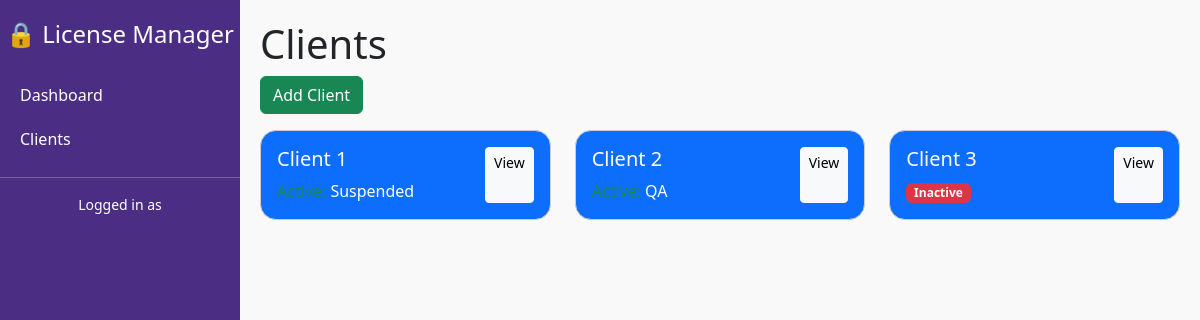
/clients/, run on the app's committed database.
### licenses/models.py (models this page shows, shortened)
class Client(models.Model):
    name = models.CharField(max_length=255)
    is_active = models.BooleanField(default=True)
    status_tag = models.ForeignKey(StatusTag, on_delete=models.SET_NULL, null=True, blank=True)
    primary_contact = models.ForeignKey(
        'Contact',
        on_delete=models.SET_NULL,
        null=True,
        blank=True,
        related_name='primary_for_clients'
    )
    created_at = models.DateTimeField(auto_now_add=True)

class StatusTag(models.Model):
    name = models.CharField(max_length=100)
    def __str__(self):
        return self.name

### licenses/views.py (the view)
# urls.py: path('clients/', views.clients_list, name='clients_list'),
def clients_list(request):
    clients = Client.objects.all()
    return render(request, 'licenses/clients.html', {'clients': clients})

### licenses/templates/licenses/clients.html (shortened to what this page needs)
{% extends 'base.html' %}
{% block content %}
<h1>Clients</h1>
<a href="{% url 'client_add' %}" class="btn btn-success mb-3">Add Client</a>
<div class="row">
  {% for client in clients %}
    <div class="col-md-6 col-lg-4 mb-3">
      <div class="card bg-primary text-white p-3 rounded-4">
        <div class="d-flex justify-content-between">
          <div>
            <h5>{{ client.name }}</h5>
            {% if client.is_active %}
              <span class="text-success">Active:</span> {{ client.status_tag }}
            {% else %}
              <span class="badge bg-danger">Inactive</span>
            {% endif %}
          </div>
          <a href="{% url 'client_detail' client.id %}" class="btn btn-light btn-sm">View</a>
        </div>
      </div>
    </div>
  {% endfor %}
</div>
{% endblock %}

### Static/css/styles.css (style rules this page uses)
body { background-color: #f9f9f9; }
.card { padding: 1rem; margin-bottom: 1rem; border: 1px solid #ccc; border-radius: 8px; }

### licenses/templates/base.html (style rules this page uses)
body { min-height: 100vh; display: flex; }

### data on the page
Client: name "Client 1", status_tag "Suspended"
Client: name "Client 2", status_tag "QA"
Client: name "Client 3", is_active "Inactive"
